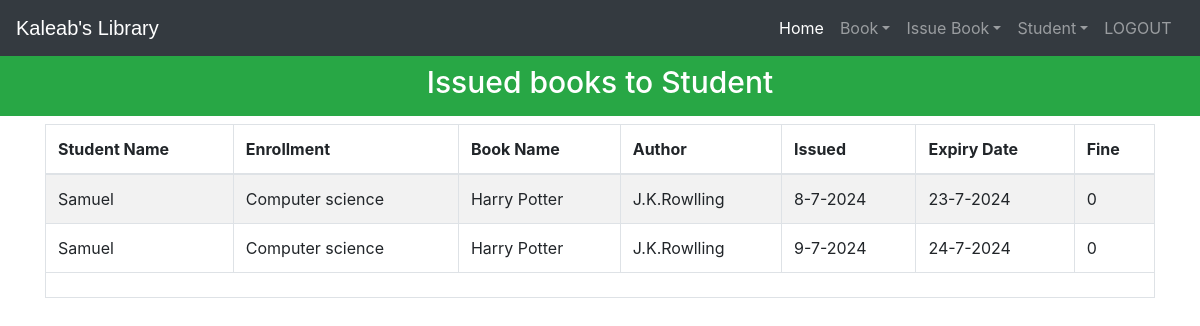
The page /viewissuedbook (signed in) on the database its author committed.
### library/models.py (models this page shows, shortened)
class StudentExtra(models.Model):
    user=models.OneToOneField(User,on_delete=models.CASCADE)
    enrollment = models.CharField(max_length=40)
    branch = models.CharField(max_length=40)
    @property
    def get_name(self):
        return self.user.first_name

class Book(models.Model):
    catchoice= [
        ('education', 'Education'),
        ('entertainment', 'Entertainment'),
        ('comics', 'Comics'),
        ('biography', 'Biography'),
        ('history', 'History'),
        ('novel', 'Novel'),
        ('fantasy', 'Fantasy'),
        ('thriller', 'Thriller'),
        ('romance', 'Romance'),
        ('scifi','Sci-Fi')
        ]
    name=models.CharField(max_length=30)
    isbn=models.PositiveIntegerField()
    author=models.CharField(max_length=40)
    category=models.CharField(max_length=30,choices=catchoice,default='education')

### library/views.py (the view)
# urls.py: path('viewissuedbook', views.viewissuedbook_view),
@login_required(login_url='adminlogin')
@user_passes_test(is_admin)
def viewissuedbook_view(request):
    issuedbooks=models.IssuedBook.objects.all()
    li=[]
    for ib in issuedbooks:
        issdate=str(ib.issuedate.day)+'-'+str(ib.issuedate.month)+'-'+str(ib.issuedate.year)
        expdate=str(ib.expirydate.day)+'-'+str(ib.expirydate.month)+'-'+str(ib.expirydate.year)
        days=(date.today()-ib.issuedate)
        print(date.today())
        d=days.days
        fine=0
        if d>15:
            day=d-15
            fine=day*10
        books=list(models.Book.objects.filter(isbn=ib.isbn))
        students=list(models.StudentExtra.objects.filter(enrollment=ib.enrollment))
        i=0
        for l in books:
            t=(students[i].get_name,students[i].enrollment,books[i].name,books[i].author,issdate,expdate,fine)
            i=i+1
            li.append(t)
    return render(request,'library/viewissuedbook.html',{'li':li})

### library/views.py (called while the page is built)
def is_admin(user):
    return user.groups.filter(name='ADMIN').exists()

### templates/library/viewissuedbook.html (shortened to what this page needs)
<!DOCTYPE html>
<html lang="en" dir="ltr">
  <head>
  </head>
  <body>
    {% include "library/navbaradmin.html" %}
    <br>
    <br>
    <h3 class="p-3 mb-2 bg-success text-white" style = 'font-size: 30px;text-align:center;margin-bottom:0px;'>Issued books to Student</h3>
{% if li%}
    <div class="container">
      <table class="table table-hover table-condensed table-striped table-bordered">
        <thead>
        <tr>
        <th>Student Name</th>
        <th>Enrollment</th>
        <th>Book Name</th>
        <th>Author</th>
        <th>Issued</th>
        <th>Expiry Date</th>
        <th>Fine</th>
        </tr>
        </thead>
        <tfoot>
        <tr>
        <td colspan="7">
        </td>
        </tr>
        </tfoot>
        <tbody>
          {% for t in li %}
            <tr>
              <td>{{t.0}}</td>
              <td>{{t.1}}</td>
              <td>{{t.2}}</td>
              <td>{{t.3}}</td>
              <td>{{t.4}}</td>
              <td>{{t.5}}</td>
              <td>{{t.6}}</td>
            </tr>
            {%endfor%}
        </tbody>
        </table>
    </div>
    {%else%}
    <h1> 0 book Issued</h1>
    {%endif%}
    <br><br><br><br><br><br><br><br><br>
  {% include "library/footer.html" %}
  </body>
</html>

### rows shown on the page
StudentExtra: enrollment "Computer science" "Computer science"
Book: name "Harry Potter" "Harry Potter", author "J.K.Rowlling" "J.K.Rowlling"

### other values the page prints
{{ t.0 }} "Samuel" "Samuel"
{{ t.4 }} "8-7-2024" "9-7-2024"
{{ t.5 }} "23-7-2024" "24-7-2024"
{{ t.6 }} "0" "0"
